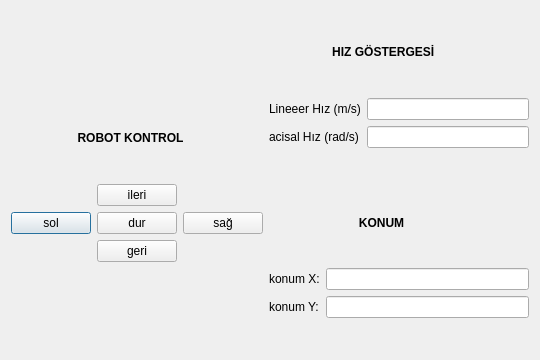
<?xml version="1.0" encoding="UTF-8"?>
<ui version="4.0">
 <class>Dialog</class>
 <widget class="QDialog" name="Dialog">
  <property name="geometry">
   <rect>
    <x>0</x>
    <y>0</y>
    <width>540</width>
    <height>360</height>
   </rect>
  </property>
  <property name="minimumSize">
   <size>
    <width>540</width>
    <height>360</height>
   </size>
  </property>
  <property name="windowTitle">
   <string>Robot Kontrol Arayüzü</string>
  </property>
  <layout class="QGridLayout" name="gridLayout_2">
   <item row="0" column="1">
    <widget class="QLabel" name="hiz_label">
     <property name="font">
      <font>
       <weight>75</weight>
       <bold>true</bold>
      </font>
     </property>
     <property name="text">
      <string>                   HIZ GÖSTERGESİ</string>
     </property>
    </widget>
   </item>
   <item row="1" column="0">
    <widget class="QLabel" name="kontrol_label">
     <property name="font">
      <font>
       <weight>75</weight>
       <bold>true</bold>
      </font>
     </property>
     <property name="text">
      <string>                    ROBOT KONTROL</string>
     </property>
    </widget>
   </item>
   <item row="1" column="1">
    <layout class="QFormLayout" name="formLayout">
     <item row="0" column="1">
      <widget class="QLineEdit" name="line_lineer">
       <property name="readOnly">
        <bool>true</bool>
       </property>
      </widget>
     </item>
     <item row="1" column="0">
      <widget class="QLabel" name="etiket_acisal">
       <property name="text">
        <string>acisal Hız (rad/s)</string>
       </property>
      </widget>
     </item>
     <item row="1" column="1">
      <widget class="QLineEdit" name="line_acisal">
       <property name="readOnly">
        <bool>true</bool>
       </property>
      </widget>
     </item>
     <item row="0" column="0">
      <widget class="QLabel" name="etiket_lineer">
       <property name="text">
        <string>Lineeer Hız (m/s)</string>
       </property>
      </widget>
     </item>
    </layout>
   </item>
   <item row="2" column="0">
    <layout class="QGridLayout" name="gridLayout">
     <item row="1" column="0">
      <widget class="QPushButton" name="buton_sol">
       <property name="text">
        <string>sol</string>
       </property>
      </widget>
     </item>
     <item row="0" column="1">
      <widget class="QPushButton" name="buton_ileri">
       <property name="text">
        <string>ileri</string>
       </property>
      </widget>
     </item>
     <item row="2" column="1">
      <widget class="QPushButton" name="buton_geri">
       <property name="text">
        <string>geri</string>
       </property>
      </widget>
     </item>
     <item row="1" column="1">
      <widget class="QPushButton" name="buton_dur">
       <property name="text">
        <string>dur</string>
       </property>
      </widget>
     </item>
     <item row="1" column="2">
      <widget class="QPushButton" name="buton_sag">
       <property name="text">
        <string>sağ</string>
       </property>
      </widget>
     </item>
    </layout>
   </item>
   <item row="2" column="1">
    <widget class="QLabel" name="konum_label">
     <property name="font">
      <font>
       <weight>75</weight>
       <bold>true</bold>
      </font>
     </property>
     <property name="text">
      <string>                           KONUM</string>
     </property>
    </widget>
   </item>
   <item row="3" column="1">
    <layout class="QFormLayout" name="formLayout_2">
     <item row="0" column="0">
      <widget class="QLabel" name="konumx_label">
       <property name="text">
        <string>konum X:</string>
       </property>
      </widget>
     </item>
     <item row="0" column="1">
      <widget class="QLineEdit" name="line_x">
       <property name="readOnly">
        <bool>true</bool>
       </property>
      </widget>
     </item>
     <item row="1" column="0">
      <widget class="QLabel" name="konumy_label">
       <property name="text">
        <string>konum Y:</string>
       </property>
      </widget>
     </item>
     <item row="1" column="1">
      <widget class="QLineEdit" name="line_y">
       <property name="readOnly">
        <bool>true</bool>
       </property>
      </widget>
     </item>
    </layout>
   </item>
  </layout>
 </widget>
 <resources/>
 <connections/>
</ui>
